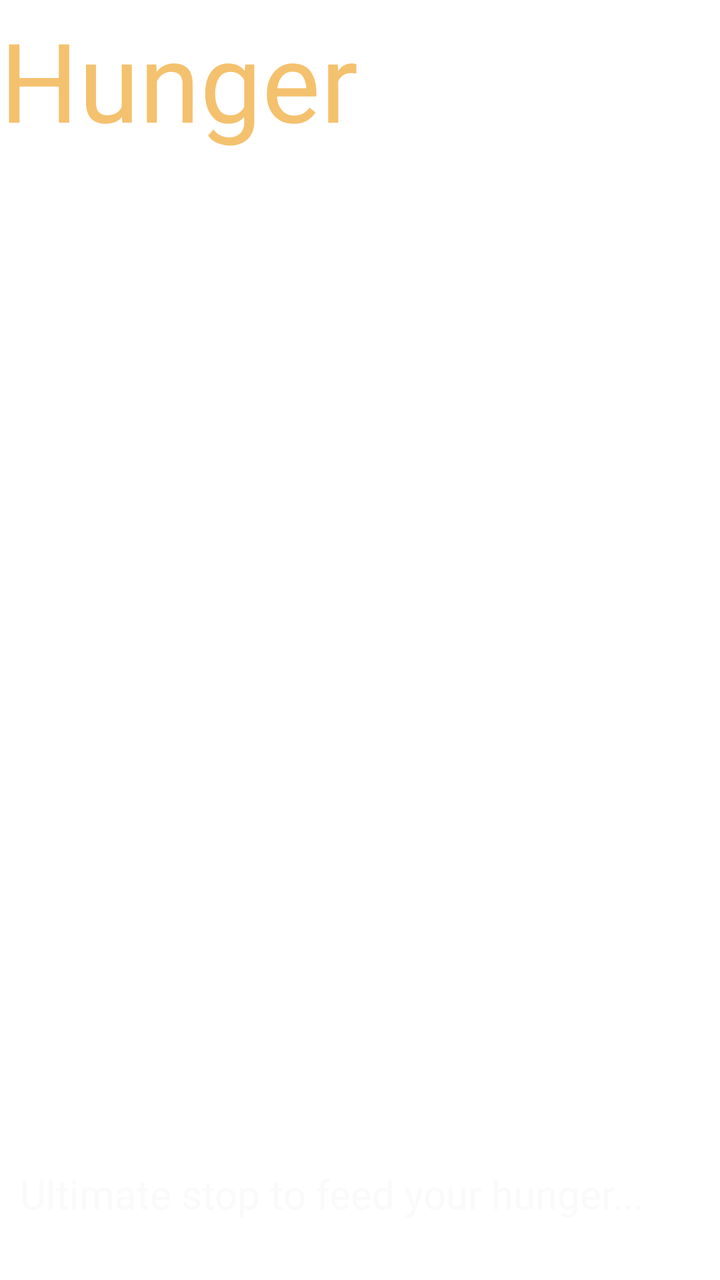
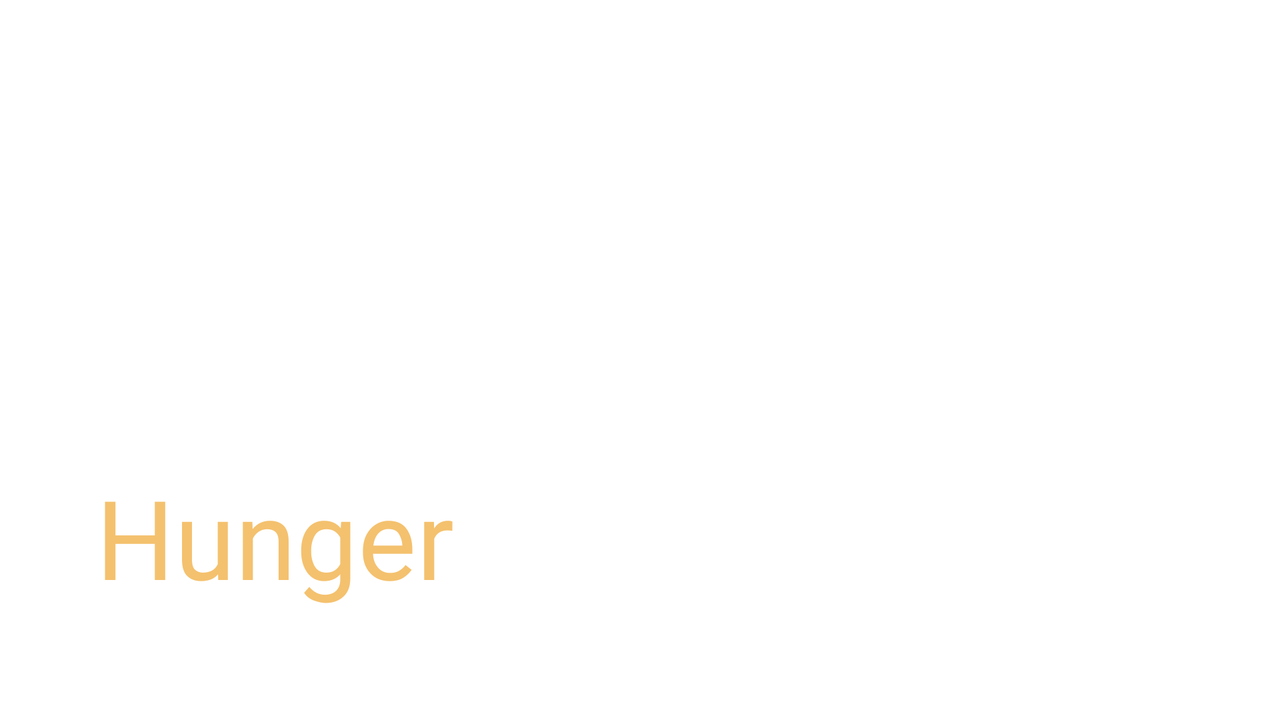

An Android layout and its configuration variant, each rendered on a device that would load it. The default file and the variant file are quoted in full after the pictures.
<!-- AndroidManifest.xml: application theme Theme.Hunger -->
<!-- res/layout/activity_main.xml -->
<?xml version="1.0" encoding="utf-8"?>
<RelativeLayout xmlns:android="http://schemas.android.com/apk/res/android"
    xmlns:app="http://schemas.android.com/apk/res-auto"
    xmlns:tools="http://schemas.android.com/tools"
    android:layout_width="match_parent"
    android:layout_height="match_parent"
    tools:context=".MainActivity">

    <ImageView
        android:id="@+id/imageView"
        android:layout_width="match_parent"
        android:layout_height="match_parent"
        android:scaleType="centerCrop"
        android:src="@drawable/foodm"
        tools:layout_editor_absoluteX="0dp"
        tools:layout_editor_absoluteY="154dp" />

    <TextView
        android:id="@+id/hunger"
        android:layout_width="wrap_content"
        android:layout_height="wrap_content"
        android:layout_alignParentStart="true"
        android:layout_alignParentLeft="true"
        android:layout_alignParentTop="true"
        android:layout_marginStart="0dp"
        android:layout_marginLeft="0dp"
        android:layout_marginTop="3dp"
        android:fontFamily="@font/handwritten_dreams"
        android:gravity="center"
        android:text="Hunger"
        android:textAlignment="gravity"
        android:textColor="#F4C16E"
        android:textSize="55sp"
        app:layout_constraintBottom_toBottomOf="@+id/imageView"
        app:layout_constraintEnd_toEndOf="parent"
        app:layout_constraintHorizontal_bias="0.497"
        app:layout_constraintStart_toStartOf="parent"
        app:layout_constraintTop_toTopOf="@+id/imageView"
        app:layout_constraintVertical_bias="0.0" />

    <TextView
        android:layout_width="wrap_content"
        android:layout_height="wrap_content"
        android:layout_below="@+id/hunger"
        android:layout_alignParentBottom="true"
        android:layout_marginLeft="10dp"
        android:layout_marginTop="507dp"
        android:layout_marginRight="10dp"
        android:layout_marginBottom="12dp"
        android:fontFamily="@font/handwritten_dreams"
        android:text="Ultimate stop to feed your hunger..."
        android:textAlignment="center"
        android:textColor="#FAFAFA"
        android:textSize="20dp" />

</RelativeLayout>
<!-- resources referenced by this layout -->
<resources>
  <style name="Theme.Hunger" parent="Theme.MaterialComponents.DayNight.DarkActionBar">
          
          <item name="colorPrimary">@color/teal_200</item>
          <item name="colorPrimaryVariant">#E7E7E7</item>
          <item name="colorOnPrimary">#FFFFFF</item>
          
          <item name="colorSecondary">#4c84ff</item>
          <item name="colorSecondaryVariant">#18a3fe</item>
          <item name="colorOnSecondary">#000000</item>
  
          
          <item name="android:statusBarColor" tools:targetApi="l">?attr/colorPrimaryVariant</item>
          
      </style>
  <color name="teal_200">#7BB9DF</color>
</resources>
<!-- res/layout-land/activity_main.xml (the repository's variant of the layout above) -->
<!-- drawn on the phone turned sideways -->
<?xml version="1.0" encoding="utf-8"?>
<RelativeLayout xmlns:android="http://schemas.android.com/apk/res/android"
    xmlns:app="http://schemas.android.com/apk/res-auto"
    xmlns:tools="http://schemas.android.com/tools"
    android:layout_width="match_parent"
    android:layout_height="match_parent"
    tools:context=".MainActivity">

    <ImageView
        android:id="@+id/imageView"
        android:layout_width="match_parent"
        android:layout_height="match_parent"
        android:layout_alignParentTop="true"
        android:scaleType="centerCrop"
        android:src="@drawable/foodm"
        tools:layout_editor_absoluteX="0dp"
        tools:layout_editor_absoluteY="154dp" />

    <TextView
        android:layout_width="wrap_content"
        android:layout_height="wrap_content"
        android:layout_alignParentStart="true"
        android:layout_alignParentLeft="true"
        android:layout_alignParentBottom="true"
        android:layout_marginStart="48dp"
        android:layout_marginLeft="48dp"
        android:layout_marginBottom="55dp"
        android:fontFamily="@font/handwritten_dreams"
        android:gravity="center"
        android:text="Hunger"
        android:textAlignment="gravity"
        android:textColor="#F4C16E"
        android:textSize="55sp"
        app:layout_constraintBottom_toBottomOf="@+id/imageView"
        app:layout_constraintEnd_toEndOf="parent"
        app:layout_constraintHorizontal_bias="0.497"
        app:layout_constraintStart_toStartOf="parent"
        app:layout_constraintTop_toTopOf="@+id/imageView"
        app:layout_constraintVertical_bias="0.0" />

</RelativeLayout>
